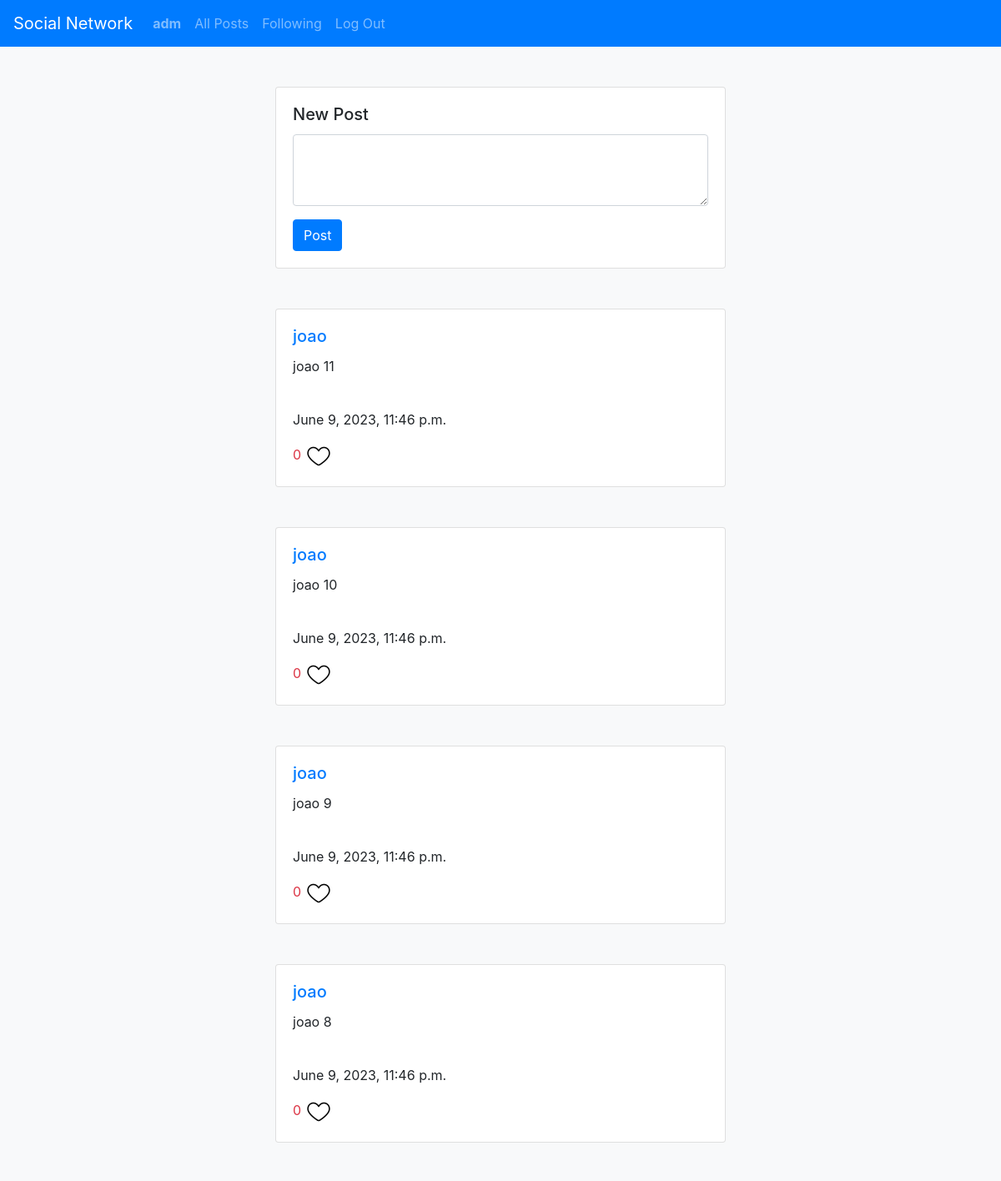
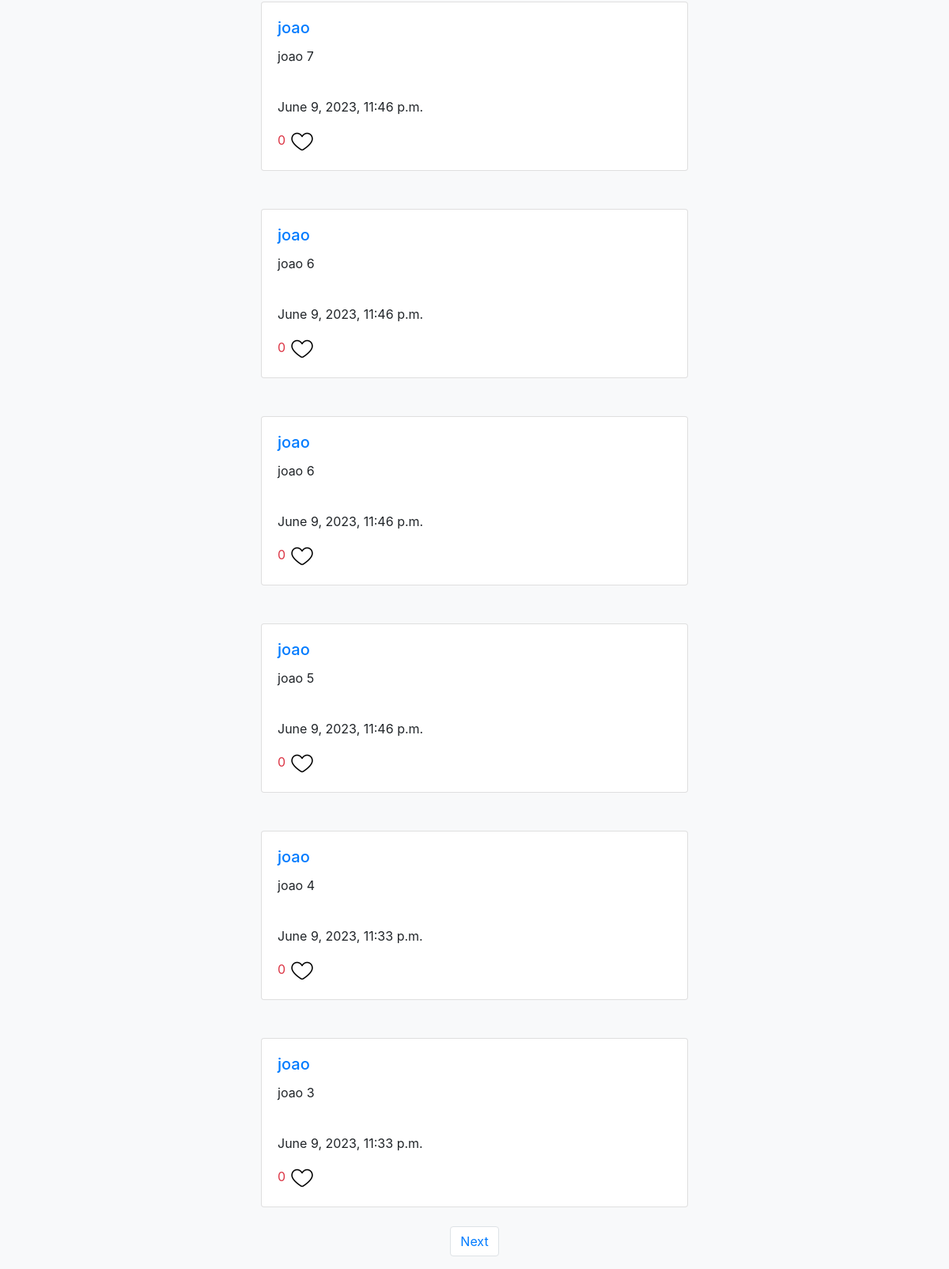
The app's page / (signed in), older data (2 pictures, top to bottom).
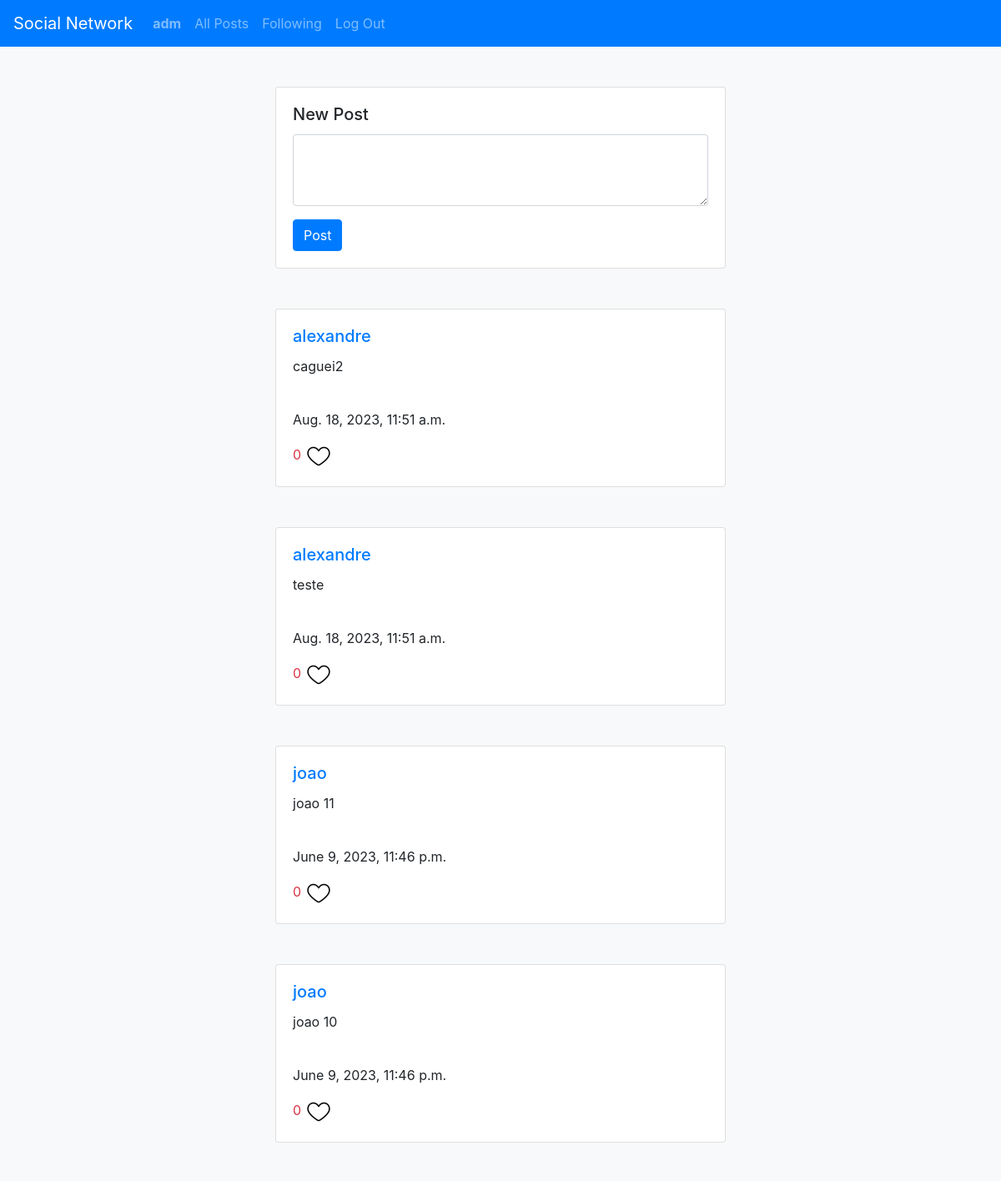
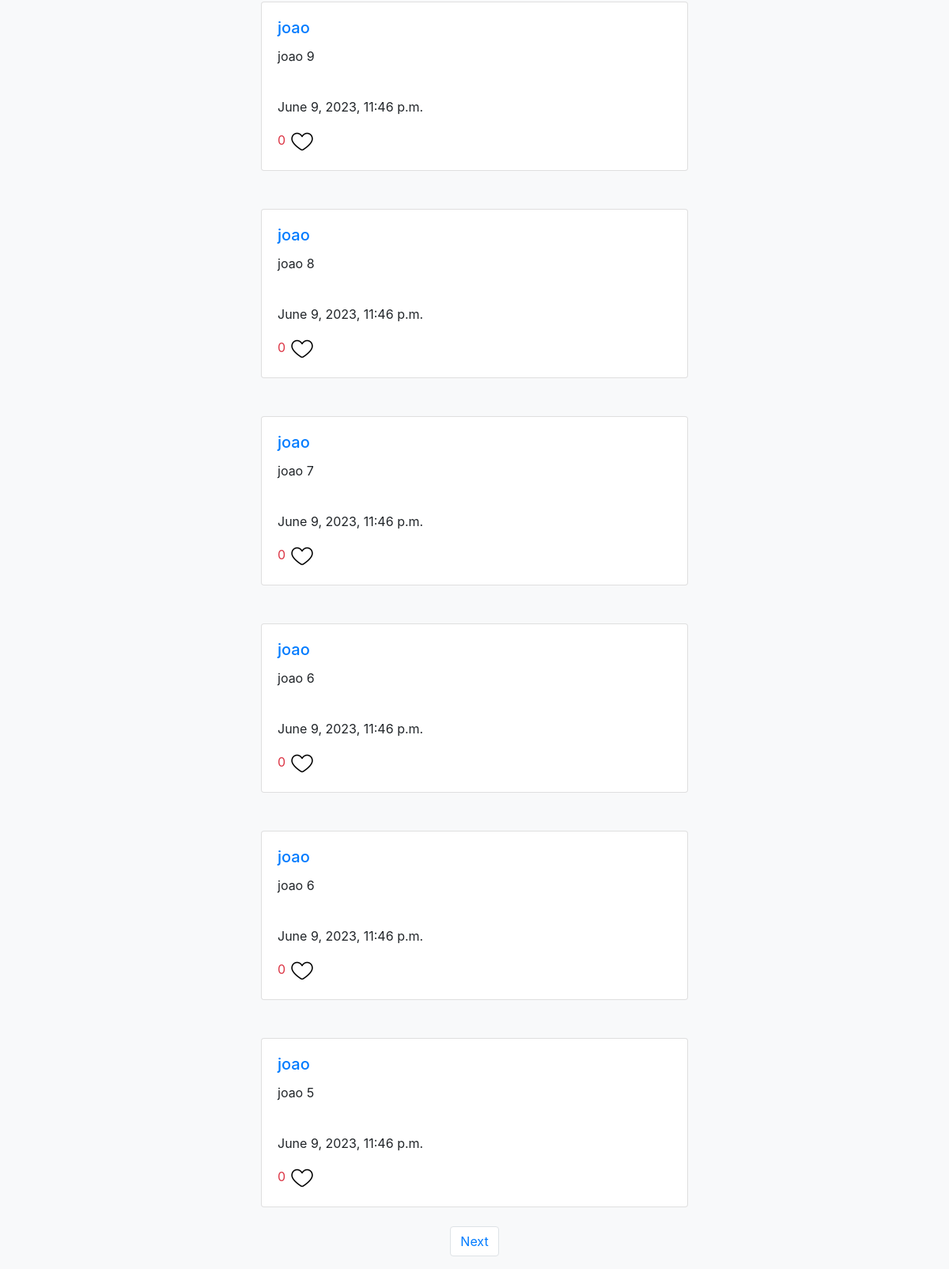
The same page, newer data (2 pictures, top to bottom).
### network/models.py (models this page shows, shortened)
class Post(models.Model):
    user = models.ForeignKey(User, on_delete=models.CASCADE)
    content = models.TextField()
    created_at = models.DateTimeField(auto_now_add=True)
    liked_by = models.ManyToManyField(User, related_name='liked_posts')

class User(AbstractUser):
    pass
    followers = models.ManyToManyField('self', symmetrical=False, related_name='following')

### network/views.py (the view)
# urls.py: path("", views.index, name="index"),
def index(request):
    form = PostForm()
    posts = Post.objects.all().order_by('-id')
    if request.method == 'POST':
       new_post = Post(content=request.POST['post'], user=request.user)
       new_post.save()
       print('saved')
    paginator = Paginator(posts,10)
    page = request.GET.get('pagina')
    posts_paginados = paginator.get_page(page)
    user_id = request.user.id
    context = {
        'posts':posts_paginados,
        'user_id':user_id
    }
    return render(request, "network/index.html",context)

### network/templatetags/custom_tags.py (called while the page is built)
@register.simple_tag
def numberLike(id_post):
    post = Post.objects.get(id=id_post)
    numberLike = len(post.liked_by.all())
    return numberLike

@register.filter
def like(liker_id,post_id):
    liker = User.objects.get(id=liker_id)
    post = Post.objects.get(id=post_id)
    if liker in post.liked_by.all():
        return True
    else:
        return False

### network/templates/network/index.html (shortened to what this page needs)
{% extends "network/layout.html" %}
{% block body %}
{% if user.is_authenticated %}
<form action="" method="POST">
  <div class="container">
    <div class="row">
      <div class="col-md-6 offset-md-3">
        <div class="card mt-5">
          <div class="card-body">
            <h5 class="card-title">New Post</h5>
            <form>
              <div class="form-group">
                <textarea class="form-control" id="post" name="post" rows="3"></textarea>
              </div>
              <button type="submit" class="btn btn-primary">Post</button>
            </form>
          </div>
        </div>
      </div>
    </div>
  </div>
</form>
{% endif %}
{% for post in posts %}
<br><br>
<div class="container">
  <div class="row">
    <div class="col-md-6 mx-auto">
      <div class="card">
        <div class="card-body" id={{post.id}}>
          <a href="/perfil/{{post.user}}">
            <h5 class="card-title">{{post.user}}</h5>
          </a>
          <p class="card-text" id={{post.id}}>
            {{post.content}}
          </p>
          <textarea style="display: none;" class="textarea_edit" class="form-control" rows="3" cols="50"></textarea><br>
          <p class="card-text">{{post.created_at}}</p>
          <p class="card-text">
            <span class="text-danger">
              <span id="numberlikes{{post.id}}">
                {% load custom_tags %}
                {% numberLike post.id %}
              </span>
              {% if user.is_authenticated %}
              {% if request.user.id|like:post.id %}
              {% load static %}
              {% else %}
              {% load static %}
              <img id="likebtn" onclick="handlerOnclickLike(this, '{{request.user.id}}', '{{post.id}}')"
                src="{% static 'network/img/dislike.png' %}" width="32px">
              {% endif %}
              {% endif %}
          </p>
        </div>
      </div>
    </div>
  </div>
</div>
{% endfor %}
<br>
<div class="d-flex justify-content-center">
  <nav aria-label="Page navigation example">
    <ul class="pagination">
      {% if posts.has_next %}
      <li class="page-item"><a class="page-link" href="?pagina={{ posts.next_page_number }}">Next</a></li>
      {% endif %}
    </ul>
  </nav>
</div>
{% endblock %}

Row changes from the older to the newer data that the page shows:
no longer on this page (row unchanged): Post: user "joao", content "joao 4", created_at "June 9, 2023, 11:33 p.m.", id "0"
no longer on this page (row unchanged): Post: user "joao", content "joao 3", created_at "June 9, 2023, 11:33 p.m.", id "0"
added Post: user "alexandre", content "caguei2", created_at "Aug. 18, 2023, 11:51 a.m.", id "0"
added Post: user "alexandre", content "teste", created_at "Aug. 18, 2023, 11:51 a.m.", id "0"
